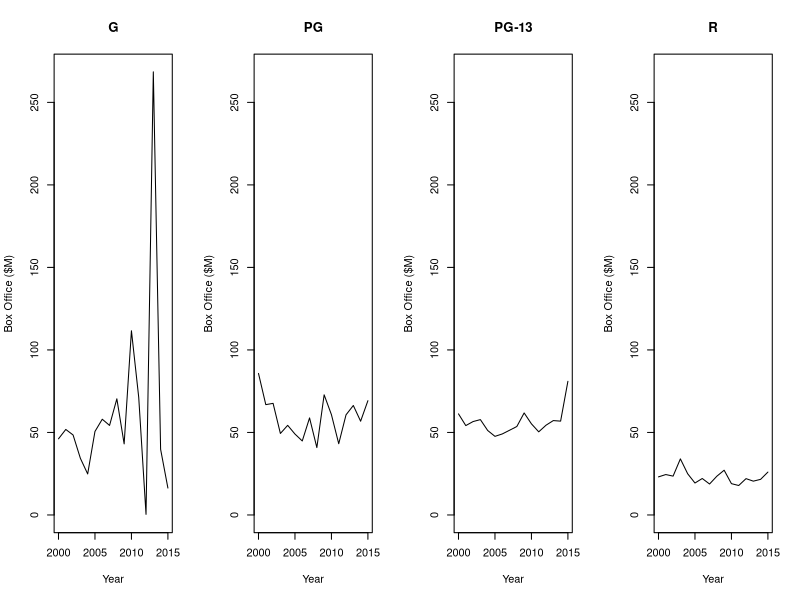
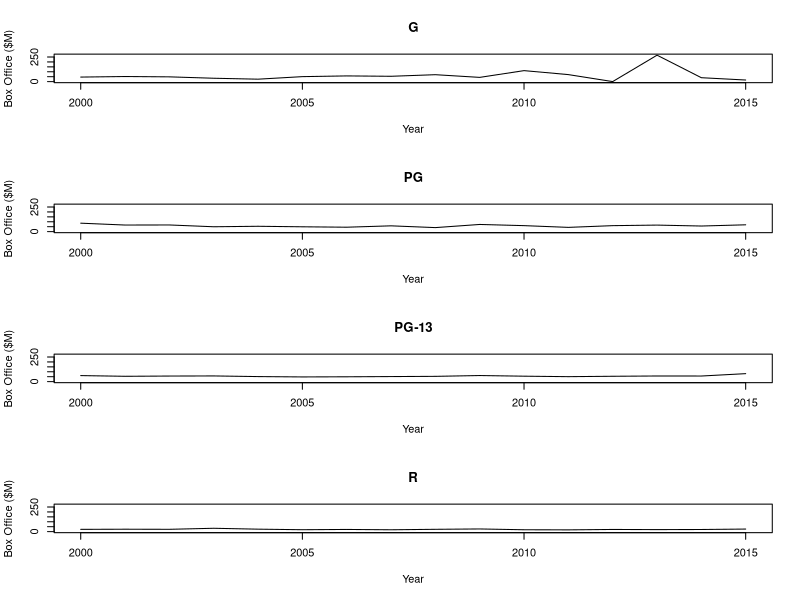
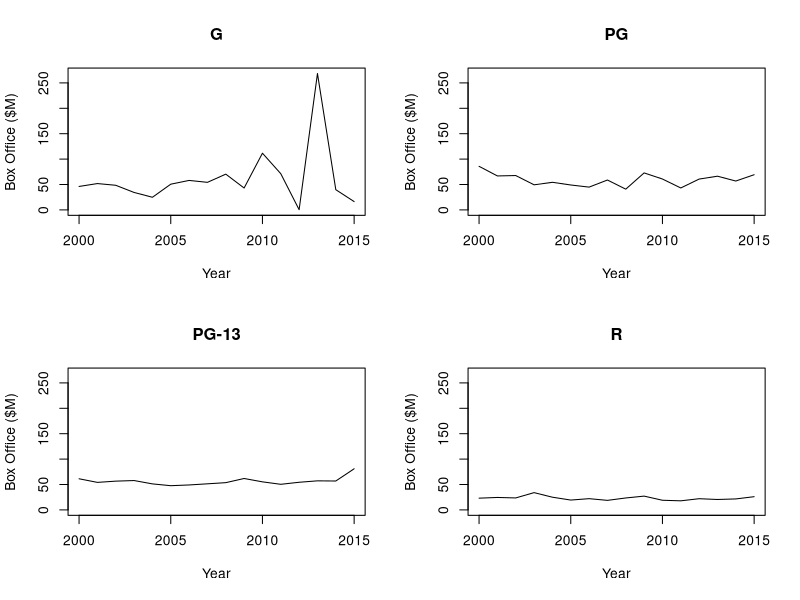

The R script that drew these images, in order:
# Set working directory
setwd("C://Pluralsight")

# Load time series data
timeSeries <- read.csv("TimeSeries.csv")

# Display time series
head(timeSeries)

# Create parameterized function to plot line chart 
plotFacet <- function(index, name) 
{
    values <- timeSeries[ , c(1, index)]
    
    yMax <- max(timeSeries$G)
    
    plot(
        x = values,
        type = "l",
        ylim = c(0, yMax),
        main = name,
        xlab = "Year",
        ylab = "Box Office ($M)")
}

# Create horizontal facets
par(mfrow = c(1, 4))

plotFacet(2, "G")
plotFacet(3, "PG")
plotFacet(4, "PG-13")
plotFacet(5, "R")

# Create vertical facets
par(mfrow = c(4, 1))

plotFacet(2, "G")
plotFacet(3, "PG")
plotFacet(4, "PG-13")
plotFacet(5, "R")

# Create wrapped facets
par(mfrow = c(2, 2))

plotFacet(2, "G")
plotFacet(3, "PG")
plotFacet(4, "PG-13")
plotFacet(5, "R")

# Reset 
par(mfrow = c(1, 1))

